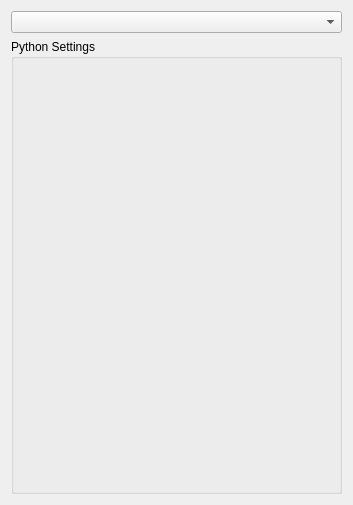
<ui version="4.0" >
 <class>PythonSettingsWidget</class>
 <widget class="QWidget" name="PythonSettingsWidget" >
  <property name="geometry" >
   <rect>
    <x>0</x>
    <y>0</y>
    <width>353</width>
    <height>505</height>
   </rect>
  </property>
  <layout class="QVBoxLayout" name="verticalLayout" >
   <item>
    <widget class="QComboBox" name="scriptsComboBox" />
   </item>
   <item>
    <widget class="QGroupBox" name="groupBox" >
     <property name="sizePolicy" >
      <sizepolicy vsizetype="Expanding" hsizetype="Expanding" >
       <horstretch>0</horstretch>
       <verstretch>0</verstretch>
      </sizepolicy>
     </property>
     <property name="title" >
      <string>Python Settings</string>
     </property>
     <property name="alignment" >
      <set>Qt::AlignLeading|Qt::AlignLeft|Qt::AlignTop</set>
     </property>
     <layout class="QVBoxLayout" name="verticalLayout_3" >
      <item>
       <layout class="QVBoxLayout" name="verticalLayout_2" />
      </item>
     </layout>
    </widget>
   </item>
  </layout>
 </widget>
 <resources/>
 <connections/>
</ui>
